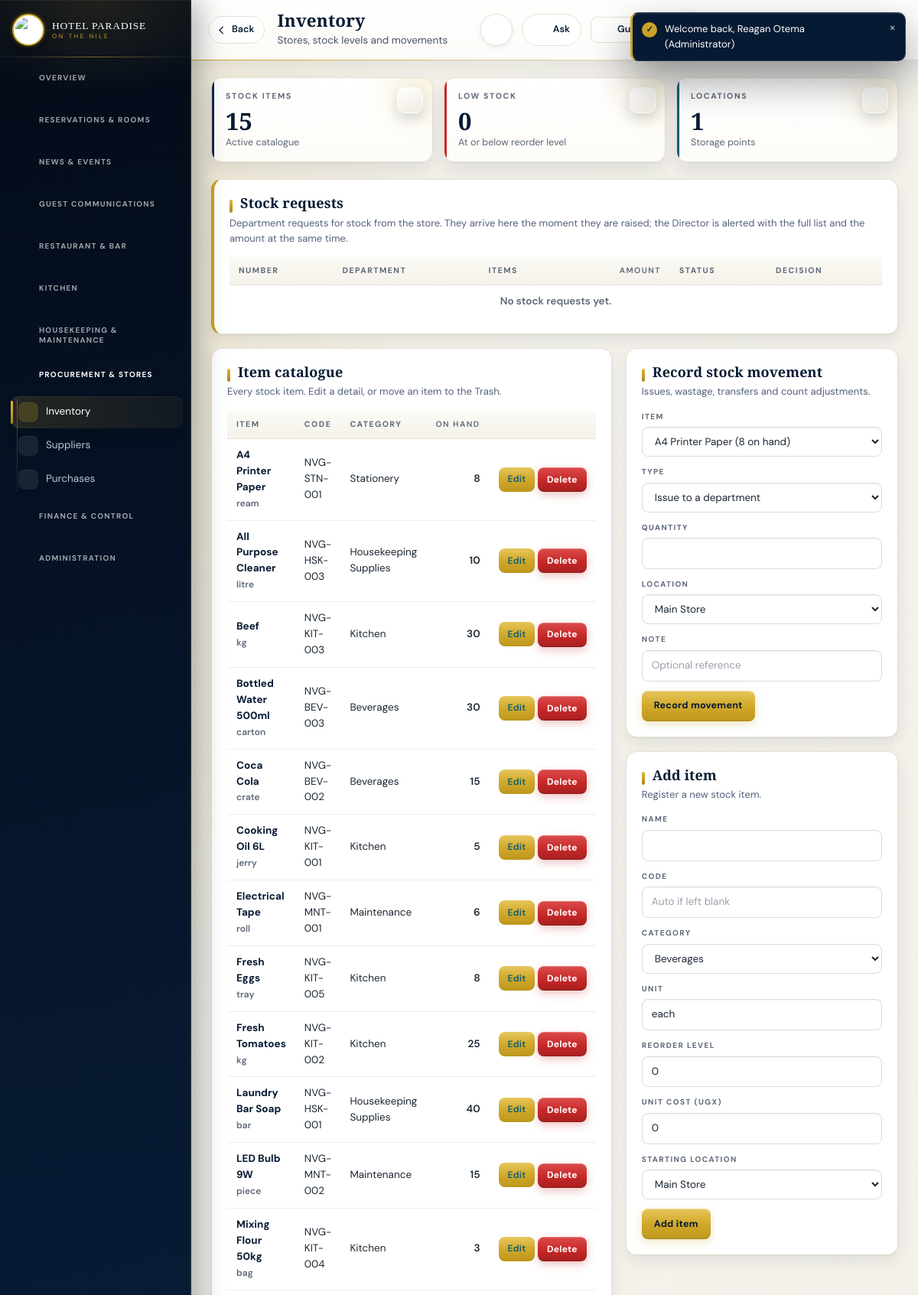
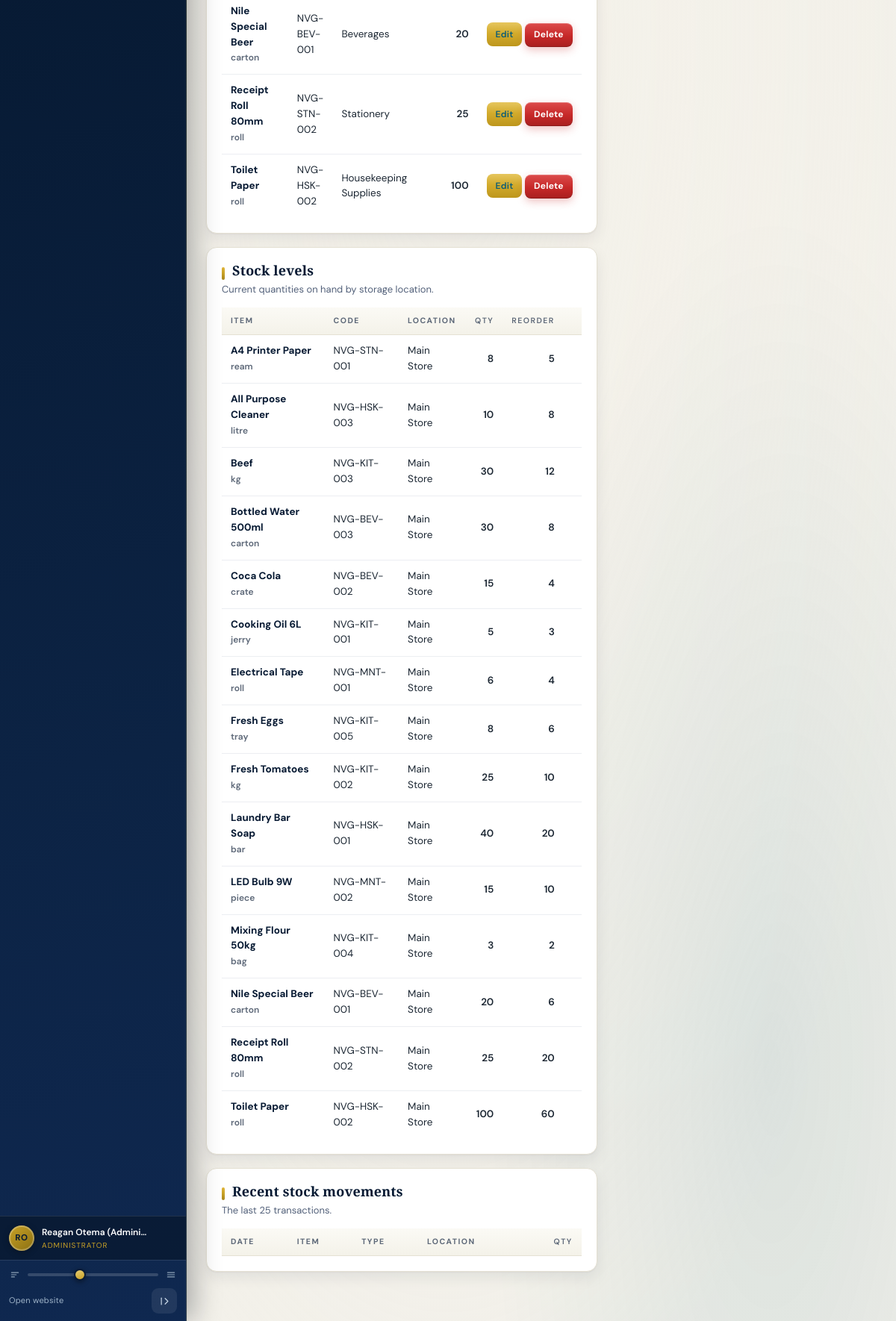
/backend-php/index.php?page=inventory (signed in), run on the app's committed database (2 pictures, top to bottom).
### tables this page shows
CREATE TABLE `inventory_items` (
  `id` bigint(20) UNSIGNED NOT NULL,
  `hotel_id` bigint(20) UNSIGNED NOT NULL,
  `category_id` bigint(20) UNSIGNED DEFAULT NULL,
  `code` varchar(40) DEFAULT NULL,
  `name` varchar(190) NOT NULL,
  `unit` varchar(40) NOT NULL DEFAULT 'each',
  `reorder_level` decimal(14,2) DEFAULT 0.00,
  `active` tinyint(1) DEFAULT 1,
  `deleted_at` timestamp NULL DEFAULT NULL,
  `deleted_by` bigint(20) UNSIGNED DEFAULT NULL,
  `unit_cost` decimal(14,2) NOT NULL DEFAULT 0.00
);

CREATE TABLE `inventory_categories` (
  `id` bigint(20) UNSIGNED NOT NULL,
  `name` varchar(120) NOT NULL,
  `active` tinyint(1) DEFAULT 1,
  `deleted_at` timestamp NULL DEFAULT NULL,
  `deleted_by` bigint(20) UNSIGNED DEFAULT NULL
);

CREATE TABLE `stock_levels` (
  `id` bigint(20) UNSIGNED NOT NULL,
  `hotel_id` bigint(20) UNSIGNED NOT NULL,
  `item_id` bigint(20) UNSIGNED NOT NULL,
  `location` varchar(60) NOT NULL DEFAULT 'Main Store',
  `quantity` decimal(14,2) NOT NULL DEFAULT 0.00
);

### backend-php/app/bootstrap.php (called while the page is built, shortened)
<?php
if(!function_exists('hp_config')){
 function hp_config(): array{
  $file=__DIR__.'/../config.php';
  if(!is_readable($file)) return $cfg=[];
  $got=include $file;
  return $cfg=is_array($got)?$got:[];
 }
}
function db_config(): array{
 $fromFile=hp_config();
 $fromConfig=function(string $path) use($fromFile){
  $node=$fromFile;
  foreach(explode('.',$path) as $step){
   if(!is_array($node)||!array_key_exists($step,$node)) return null;
   $node=$node[$step];
  }
  return $node;
 };
 $pick=function(string $path,string $env,string $fallback) use($fromConfig): string{
  $v=getenv($env);
  if(is_string($v)&&$v!=='') return $v;
  $v=$fromConfig($path);
  if(is_string($v)&&$v!=='') return $v;
  return $fallback;
 };
 $host=$pick('db.host','HP_DB_HOST','127.0.0.1');
 $port=$pick('db.port','HP_DB_PORT','');
 return $cfg=[
  'dsn'=>'mysql:host='.$host.($port!==''?';port='.$port:'').';charset=utf8mb4',
  'host'=>$host,'port'=>$port,
  'name'=>$pick('db.name','HP_DB_NAME','hotelpardise_system'),
  'user'=>$pick('db.user','HP_DB_USER','hotelpardise_system'),
  'pass'=>$pick('db.pass','HP_DB_PASS',''),
  'web'=>[
   'name'=>$pick('web_db.name','HP_WEB_DB_NAME','hotelpardise_website'),
   'user'=>$pick('web_db.user','HP_WEB_DB_USER','hotelpardise_website'),
   'pass'=>$pick('web_db.pass','HP_WEB_DB_PASS',''),
  ],
 ];
}
function db_connect(string $dsn,string $dbName,string $user,string $pass): PDO{
  try{
   return new PDO($dsn.';dbname='.$dbName,$user,$pass,[
    PDO::ATTR_ERRMODE=>PDO::ERRMODE_EXCEPTION,
    PDO::ATTR_DEFAULT_FETCH_MODE=>PDO::FETCH_ASSOC
   ]);
  }catch(PDOException $e){
   $reason=db_failure_reason($e,$dbName,$user);
   error_log('[hotel db] cannot open '.$dbName.' as '.$user.'@'.db_config()['host']
    .' [SQLSTATE '.$e->getCode().']: '.$reason);
   throw new RuntimeException($reason,0);
  }
}
function db(): PDO{
  static $pdo=null;
  if($pdo===null){
   $c=db_config();
   try{
    $pdo=db_connect($c['dsn'],$c['name'],$c['user'],$c['pass']);
   }catch(RuntimeException $e){
    db_setup_page($e->getMessage());
   }
  }
  return $pdo;
}
function q(string $sql,array $p=[]){ $st=db()->prepare($sql); $st->execute($p); return $st; }
function rows(string $sql,array $p=[]){ return q($sql,$p)->fetchAll(); }
function e($v=null): string{ return htmlspecialchars((string)$v,ENT_QUOTES,'UTF-8'); }
function num($v): string{ return number_format((float)$v,0); }
function roles_of(): array{ return $_SESSION['roles']??[]; }
require_once __DIR__.'/trash.php';

### backend-php/modules/inventory.php (the view, shortened to what this page needs)
<?php
$cats=rows('SELECT * FROM inventory_categories ORDER BY name');
$items=rows("SELECT i.*,c.name cat,COALESCE(sl.total_at,0) total_at, i.reorder_level reorder FROM inventory_items i LEFT JOIN inventory_categories c ON c.id=i.category_id LEFT JOIN (SELECT item_id, COALESCE(SUM(quantity),0) total_at FROM stock_levels GROUP BY item_id) sl ON sl.item_id=i.id WHERE i.deleted_at IS NULL ORDER BY i.name");
$levels=rows('SELECT sl.*,i.name,i.code,i.unit,i.reorder_level FROM stock_levels sl JOIN inventory_items i ON i.id=sl.item_id WHERE i.deleted_at IS NULL ORDER BY i.name,sl.location');
$editItem=(int)($_GET['edit']??0); $ei=$editItem?row('SELECT * FROM inventory_items WHERE id=?',[$editItem]):null;
echo '<div class="kpis">';
echo '</div>';
$canDecide=(bool)array_intersect(roles_of(),['director','general_manager','super_admin']);
$stockReqs=rows('SELECT pr.*,d.name dept,u.name reqby,'
 .'(SELECT COALESCE(SUM(requested_qty*est_cost),0) FROM purchase_requisition_items ri WHERE ri.requisition_id=pr.id) amount'
 .' FROM purchase_requisitions pr JOIN departments d ON d.id=pr.department_id JOIN users u ON u.id=pr.requested_by'
 .' WHERE pr.deleted_at IS NULL ORDER BY (pr.status=\'pending\') DESC, pr.id DESC LIMIT 15');
$pendingReqs=0; foreach($stockReqs as $sr){ if($sr['status']==='pending') $pendingReqs++; }
echo '<div class="panel" style="border-left:4px solid var(--gold)"><h2>Stock requests'.($pendingReqs?' '.badge($pendingReqs.' pending','warn'):'').'</h2>';
echo '<p class="hint">Department requests for stock from the store. They arrive here the moment they are raised; the Director is alerted with the full list and the amount at the same time.</p>';
echo '<table class="tbl"><thead><tr><th>Number</th><th>Department</th><th>Items</th><th class="num">Amount</th><th>Status</th>'.($canDecide?'<th>Decision</th>':'').'</tr></thead><tbody>';
if(!count($stockReqs)) echo '<tr><td colspan="'.($canDecide?6:5).'" style="text-align:center;color:var(--muted)">No stock requests yet.</td></tr>';
echo '</tbody></table></div>';
echo '<div class="twoCol"><div>';
echo '<div class="panel"><h2>Item catalogue</h2><p class="hint">Every stock item. Edit a detail, or move an item to the Trash.</p>';
echo '<table class="tbl"><thead><tr><th>Item</th><th>Code</th><th>Category</th><th class="num">On hand</th><th></th></tr></thead><tbody>';
foreach($items as $i){
 echo '<tr><td><b>'.e($i['name']).'</b><br><small>'.e($i['unit']).'</small></td><td>'.e($i['code']).'</td><td>'.e($i['cat']??'-').'</td><td class="num">'.num($i['total_at']).'</td><td style="white-space:nowrap"><a class="btn sm" href="'.BASE.'/index.php?page=inventory&edit='.(int)$i['id'].'">Edit</a> '.trash_button('inventory_items',(int)$i['id'],'inventory').'</td></tr>';
}
echo '</tbody></table></div>';
echo '<div class="panel"><h2>Stock levels</h2><p class="hint">Current quantities on hand by storage location.</p>';
echo '<table class="tbl"><thead><tr><th>Item</th><th>Code</th><th>Location</th><th class="num">Qty</th><th class="num">Reorder</th><th></th></tr></thead><tbody>';
foreach($levels as $s){
 $low2=$s['quantity']<=$s['reorder_level'];
 echo '<tr><td><b>'.e($s['name']).'</b><br><small>'.e($s['unit']).'</small></td><td>'.e($s['code']).'</td><td>'.e($s['location']).'</td><td class="num">'.num($s['quantity']).'</td><td class="num">'.num($s['reorder_level']).'</td><td>'.($low2?badge('Low stock','bad'):'').'</td></tr>';
}
echo '</tbody></table></div>';
echo '<div class="panel"><h2>Recent stock movements</h2><p class="hint">The last 25 transactions.</p>';
echo '<table class="tbl"><thead><tr><th>Date</th><th>Item</th><th>Type</th><th>Location</th><th class="num">Qty</th></tr></thead><tbody>';
echo '</tbody></table></div></div>';
echo '<div>';
echo '<div class="panel"><h2>Record stock movement</h2><p class="hint">Issues, wastage, transfers and count adjustments.</p>';
echo '<div class="field"><label>Item</label><select name="item_id">'; foreach($items as $i) echo '<option value="'.(int)$i['id'].'">'.e($i['name']).' ('.num($i['total_at']).' on hand)</option>'; echo '</select></div>';
echo '<div class="field"><label>Type</label><select name="type" id="mtype"><option value="issue">Issue to a department</option><option value="waste">Wastage or damage</option><option value="transfer_in">Transfer in</option><option value="transfer_out">Transfer out</option><option value="count_adjust">Set stock level (count adjustment)</option></select></div>';
echo '<div class="field"><label>Quantity</label><input type="number" name="qty" min="0.5" step="0.5" required></div>';
echo '<div class="field"><label>Location</label><select name="loc">'; foreach(rows('SELECT DISTINCT location FROM stock_levels') as $l) echo '<option>'.e($l['location']).'</option>'; echo '<option>Main Store</option><option>Bar</option><option>Kitchen</option></select></div>';
echo '<div class="field"><label>Note</label><input name="note" placeholder="Optional reference"></div>';
echo '<button class="btn">Record movement</button>'; form_close();
echo '</div>';
echo '<div class="panel"><h2>'.($ei?'Edit item':'Add item').'</h2><p class="hint">'.($ei?'Update this stock item.':'Register a new stock item.').'</p>';
echo '<div class="field"><label>Name</label><input name="name" value="'.e($ei['name']??'').'" required></div>';
echo '<div class="field"><label>Code</label><input name="code" value="'.e($ei['code']??'').'" placeholder="Auto if left blank"></div>';
echo '<div class="field"><label>Category</label><select name="category_id">'; foreach($cats as $c) echo '<option value="'.(int)$c['id'].'"'.($ei&&(int)$ei['category_id']===(int)$c['id']?' selected':'').'>'.e($c['name']).'</option>'; echo '</select></div>';
echo '<div class="field"><label>Unit</label><input name="unit" value="'.e($ei['unit']??'each').'"></div>';
echo '<div class="field"><label>Reorder level</label><input type="number" name="reorder_level" value="'.(float)($ei['reorder_level']??0).'" min="0" step="0.5"></div>';
echo '<div class="field"><label>Unit cost (UGX)</label><input type="number" name="unit_cost" value="'.(float)($ei['unit_cost']??0).'" min="0" step="100"></div>';
if(!$ei) echo '<div class="field"><label>Starting location</label><select name="location"><option>Main Store</option><option>Bar</option><option>Kitchen</option></select></div>';
else echo '<p class="hint" style="margin-top:4px"><a href="'.BASE.'/index.php?page=inventory">Cancel edit</a></p>';
echo '<button class="btn">'.($ei?'Save item':'Add item').'</button>'; form_close();
echo '</div></div></div>';

### backend-php/app/trash.php (shortened to what this page needs)
<?php
function trash_registry(): array{
 return [
  'guests'                =>['label'=>'Guest',          'title'=>'full_name',      'desc'=>'email',          'page'=>'guests'],
  'suppliers'             =>['label'=>'Supplier',        'title'=>'name',           'desc'=>'contact_person','page'=>'suppliers'],
  'users'                 =>['label'=>'Team member','title'=>'name',           'desc'=>'email',          'page'=>'users'],
  'inventory_items'       =>['label'=>'Stock item','title'=>'name','desc'=>'code','page'=>'inventory'],
  'expenses'              =>['label'=>'Expense','title'=>'number','desc'=>'description','page'=>'expenses'],
  'event_requests'        =>['label'=>'Event request','title'=>'request_number','desc'=>'full_name','page'=>'events'],
  'facility_enquiries'    =>['label'=>'Facility enquiry','title'=>'enquiry_number','desc'=>'full_name','page'=>'events'],
  'news_posts'            =>['label'=>'News post','title'=>'title','desc'=>'category','page'=>'news'],
  'reservations'          =>['label'=>'Reservation','title'=>'booking_number','desc'=>'status','page'=>'reservations'],
  'purchase_requisitions' =>['label'=>'Requisition','title'=>'number','desc'=>'status','page'=>'purchases'],
  'purchase_orders'       =>['label'=>'Purchase order','title'=>'number','desc'=>'status','page'=>'purchases'],
  'rooms'                 =>['label'=>'Room','title'=>'room_number','desc'=>'status','page'=>'rooms'],
  'room_types'            =>['label'=>'Room type','title'=>'name','desc'=>'description','page'=>'rooms'],
 ];
}
function trash_meta(string $table): ?array{ return trash_registry()[$table]??null; }
function trash_button(string $table,int $id,string $back=''): string{
 $meta=trash_meta($table);
 $msg='Move this '.$meta['label'].' to the Trash? You can restore it later from the Trash page.';
 return '<form method="post" class="actForm" onsubmit="return confirm('.json_encode($msg,JSON_UNESCAPED_SLASHES|JSON_HEX_APOS).')">'
  .'<input type="hidden" name="trash_action" value="trash">'
  .'<input type="hidden" name="table" value="'.e($table).'">'
  .'<input type="hidden" name="id" value="'.(int)$id.'">'
  .'<input type="hidden" name="back" value="'.e($back).'">'
  .'<button class="btn sm danger" type="submit">Delete</button></form>';
}

### data on the page
inventory_items: name "A4 Printer Paper", unit "ream", code "NVG-STN-001", category.name "Stationery", total_at "8"
inventory_items: name "All Purpose Cleaner", unit "litre", code "NVG-HSK-003", category.name "Housekeeping Supplies", total_at "10"
inventory_items: name "Beef", unit "kg", code "NVG-KIT-003", category.name "Kitchen", total_at "30"
inventory_items: name "Bottled Water 500ml", unit "carton", code "NVG-BEV-003", category.name "Beverages", total_at "30"
inventory_items: name "Coca Cola", unit "crate", code "NVG-BEV-002", category.name "Beverages", total_at "15"
inventory_items: name "Cooking Oil 6L", unit "jerry", code "NVG-KIT-001", category.name "Kitchen", total_at "5"
inventory_items: name "Electrical Tape", unit "roll", code "NVG-MNT-001", category.name "Maintenance", total_at "6"
inventory_items: name "Fresh Eggs", unit "tray", code "NVG-KIT-005", category.name "Kitchen", total_at "8"
inventory_items: name "Fresh Tomatoes", unit "kg", code "NVG-KIT-002", category.name "Kitchen", total_at "25"
inventory_items: name "Laundry Bar Soap", unit "bar", code "NVG-HSK-001", category.name "Housekeeping Supplies", total_at "40"
inventory_items: name "LED Bulb 9W", unit "piece", code "NVG-MNT-002", category.name "Maintenance", total_at "15"
inventory_items: name "Mixing Flour 50kg", unit "bag", code "NVG-KIT-004", category.name "Kitchen", total_at "3"
inventory_items: name "Nile Special Beer", unit "carton", code "NVG-BEV-001", category.name "Beverages", total_at "20"
inventory_items: name "Receipt Roll 80mm", unit "roll", code "NVG-STN-002", category.name "Stationery", total_at "25"
inventory_items: name "Toilet Paper", unit "roll", code "NVG-HSK-002", category.name "Housekeeping Supplies", total_at "100"
stock_levels: item.name "A4 Printer Paper", item.unit "ream", item.code "NVG-STN-001", location "Main Store", quantity "8", item.reorder_level "5"
stock_levels: item.name "All Purpose Cleaner", item.unit "litre", item.code "NVG-HSK-003", location "Main Store", quantity "10", item.reorder_level "8"
stock_levels: item.name "Beef", item.unit "kg", item.code "NVG-KIT-003", location "Main Store", quantity "30", item.reorder_level "12"
stock_levels: item.name "Bottled Water 500ml", item.unit "carton", item.code "NVG-BEV-003", location "Main Store", quantity "30", item.reorder_level "8"
stock_levels: item.name "Coca Cola", item.unit "crate", item.code "NVG-BEV-002", location "Main Store", quantity "15", item.reorder_level "4"
stock_levels: item.name "Cooking Oil 6L", item.unit "jerry", item.code "NVG-KIT-001", location "Main Store", quantity "5", item.reorder_level "3"
stock_levels: item.name "Electrical Tape", item.unit "roll", item.code "NVG-MNT-001", location "Main Store", quantity "6", item.reorder_level "4"
stock_levels: item.name "Fresh Eggs", item.unit "tray", item.code "NVG-KIT-005", location "Main Store", quantity "8", item.reorder_level "6"
stock_levels: item.name "Fresh Tomatoes", item.unit "kg", item.code "NVG-KIT-002", location "Main Store", quantity "25", item.reorder_level "10"
stock_levels: item.name "Laundry Bar Soap", item.unit "bar", item.code "NVG-HSK-001", location "Main Store", quantity "40", item.reorder_level "20"
stock_levels: item.name "LED Bulb 9W", item.unit "piece", item.code "NVG-MNT-002", location "Main Store", quantity "15", item.reorder_level "10"
stock_levels: item.name "Mixing Flour 50kg", item.unit "bag", item.code "NVG-KIT-004", location "Main Store", quantity "3", item.reorder_level "2"
stock_levels: item.name "Nile Special Beer", item.unit "carton", item.code "NVG-BEV-001", location "Main Store", quantity "20", item.reorder_level "6"
stock_levels: item.name "Receipt Roll 80mm", item.unit "roll", item.code "NVG-STN-002", location "Main Store", quantity "25", item.reorder_level "20"
stock_levels: item.name "Toilet Paper", item.unit "roll", item.code "NVG-HSK-002", location "Main Store", quantity "100", item.reorder_level "60"

### other printed values
$group['label'] "OVERVIEW"
$group['label'] "RESERVATIONS & ROOMS"
$group['label'] "NEWS & EVENTS"
$group['label'] "GUEST COMMUNICATIONS"
$group['label'] "RESTAURANT & BAR"
$group['label'] "KITCHEN"
$group['label'] "HOUSEKEEPING & MAINTENANCE"
$group['label'] "PROCUREMENT & STORES"
$label "Inventory"
$label "Suppliers"
$label "Purchases"
$group['label'] "FINANCE & CONTROL"
$group['label'] "ADMINISTRATION"
initials($me) "RO"
$me "Reagan Otema (Admini…"
